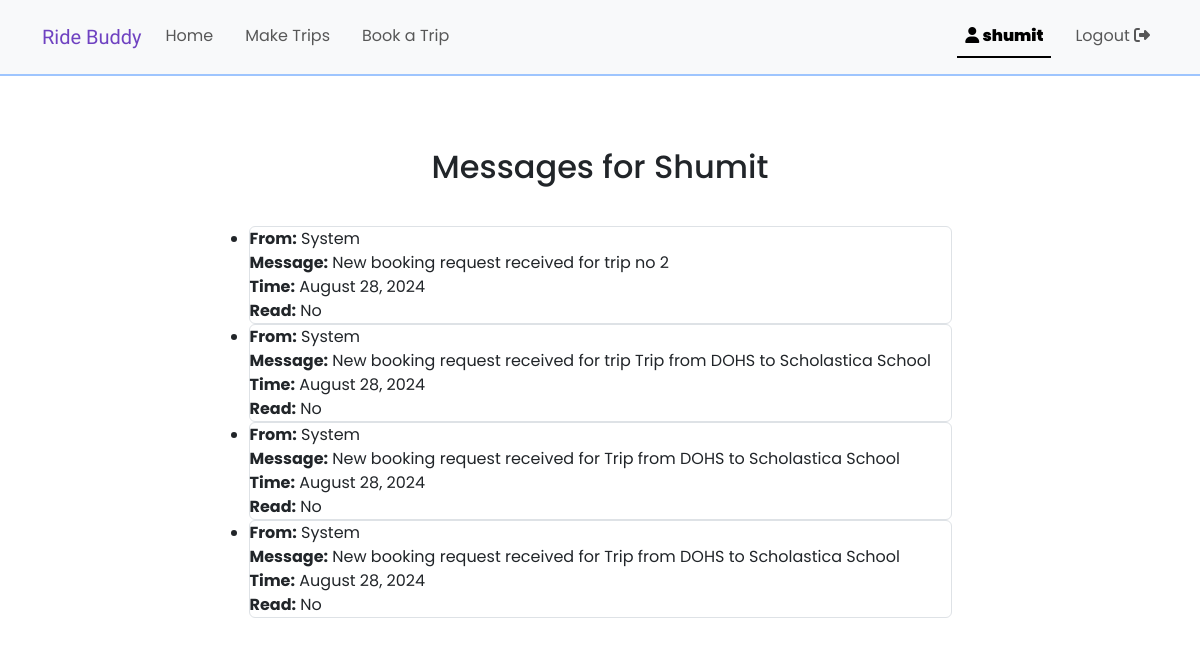
The app's page /mypage/1 (signed in), older data.
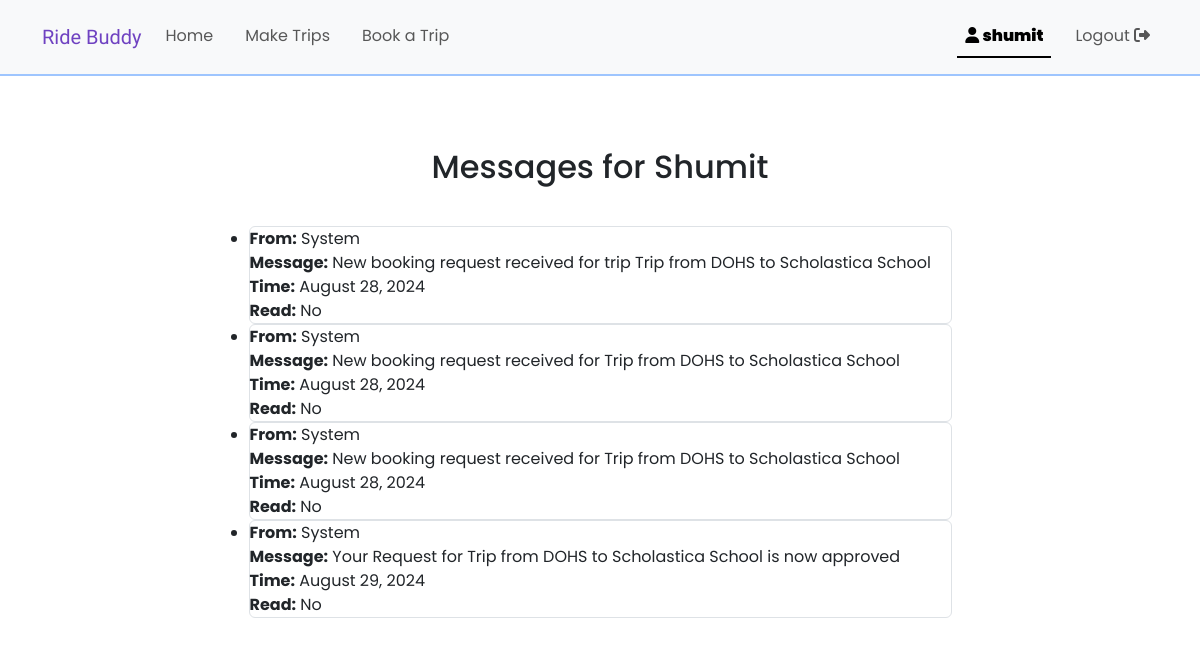
The same page, newer data.
### RideSharing/models.py (models this page shows)
class User(AbstractUser):
    pass

class Messages(models.Model):
    MESSAGE_TYPE_CHOICES = [
        ('approval', 'Approval'),
        ('rejection', 'Rejection'),
        ('request', 'Request'),
        ('info', 'Info'),
    ]
    sender = models.ForeignKey(User, on_delete=models.SET_NULL, null=True, blank=True)
    recipient = models.ForeignKey(User, on_delete=models.CASCADE, related_name='message_recipient')
    content = models.TextField()
    time_stamp = models.DateTimeField(auto_now_add=True)
    system_message = models.BooleanField(default=True)
    read = models.BooleanField(default=False)
    underlying_trip = models.ForeignKey(Trips, on_delete=models.CASCADE)
    underlying_booking = models.ForeignKey(Spot_Bookings, on_delete=models.SET_NULL, null=True, blank=True)
    message_type = models.CharField(max_length=10, choices=MESSAGE_TYPE_CHOICES)

### RideSharing/views.py (the view)
# urls.py: path("mypage/<int:user_id>", views.mypage, name="mypage"),
@login_required(login_url ='/login')
def mypage(request, user_id):
    user = User.objects.get(id=user_id)
    my_messages = user.message_recipient.all()
    return render(request, "mypage.html", {
        'recipient' : user,
        'my_messages' : my_messages
    })

### RideSharing/templates/mypage.html (shortened to what this page needs)
{% extends "layout.html" %}
{% block body %}
    <h2 class="text-center">Messages for {{ recipient.username|capfirst }}</h2>
    <ul class="boxes mx-auto">
        {% for message in my_messages %}
            <li onclick="handle_message_click(event)" data-trip-id="{{message.underlying_trip.id}}" data-booking-id="{{message.underlying_booking.id}}"
            class="border rounded booking_row mail_summary">
                <strong>From:</strong> {% if message.sender %}{{ message.sender.username }}{% else %}System{% endif %}
                <br>
                <strong>Message:</strong> {{ message.content }}
                <br>
                <strong>Time:</strong> {{ message.time_stamp|date:"F j, Y" }}
                <br>
                <strong>Read:</strong> {{ message.read|yesno:"Yes,No" }}
            </li>
        {% empty %}
            <li>No messages found.</li>
        {% endfor %}
    </ul>
{% endblock %}

### RideSharing/templates/layout.html (shortened to what this page needs)
{% load static %}
<!DOCTYPE html>
<html lang="en">
    <head>
        <link href="https://cdn.jsdelivr.net/npm/bootstrap@5.3.3/dist/css/bootstrap.min.css" rel="stylesheet">
        <link href="{% static 'styles.css' %}" rel="stylesheet">
        </head>
        <body >
            {% include 'component_snippets/navbar.html' %}
                <div id="main_section" class="container-lg pt-2 pt-sm-5">
                {% block body %}
                {% endblock %}
            </div>
    </body>
</html>

### RideSharing/templates/component_snippets/navbar.html (shortened to what this page needs)
<nav class="navbar navbar-expand-lg bg-body-tertiary border-bottom border-2 border-primary-subtle py-sm-3">
    <div class="container-lg">
        <a class="navbar-brand" href="#" style="color: var(--bs-purple);">
            <span class="logo">
                Ride Buddy
            </span>
        </a>
        <div class="collapse navbar-collapse" id="navbarToggler">
            <ul class="navbar-nav nav-underline me-auto mb-2 mb-lg-0">
                <li class="nav-item">
                    <a class="nav-link" aria-current="page" href="/">Home</a>
                </li>
                <li class="nav-item">
                    <a class="nav-link" href="{% url 'make_trip' %}">Make Trips</a>
                </li>
                <li class="nav-item">
                    <a class="nav-link" href="{% url 'find_trip' %}">Book a Trip</a>
                </li>
            </ul>
            <ul class="navbar-nav nav-underline">
                {% if user.is_authenticated %}
                <li class="nav-item">
                    <a class="nav-link" href="{% url 'mypage' user_id=user.id %}">
                        <div class="position-relative">
                            <i class="fa-solid fa-user"></i>
                            <strong>
                                {{ user.username }}
                            </strong>
                        </div>
                    </a>
                </li>
                <li class="nav-item">
                    <a class="nav-link" href="{% url 'logout' %}">
                        Logout
                        <i class="fa-solid fa-right-from-bracket"></i>
                    </a>
                </li>
                {% endif %}
            </ul>
        </div>
    </div>
</nav>

### RideSharing/static/styles.css (style rules this page uses)
.boxes { padding: 2rem; max-width: 767px; }
.booking_row { position: relative; }
.booking_row::before { content: ""; position: absolute; top: 0; left: 0; right: 0; bottom: 0; background-color: rgba(var(--bs-primary-rgb), 0.3); opacity: 0; pointer-events: none; transition: opacity 0.3s ease; }

### RideSharing/templates/layout.html (style rules this page uses)
body { font-family: "Poppins", sans-serif; }
.logo { font-family: "Playwrite ES Deco", cursive; font-optical-sizing: auto; font-weight: 400; font-style: normal; }

Row changes from the older to the newer data that the page shows:
removed Messages: shows "System", content "New booking request received for trip no 2", time_stamp "August 28, 2024", read "No"
added Messages: shows "System", content "Your Request for Trip from DOHS to Scholastica School is now approved", time_stamp "August 29, 2024", read "No"
